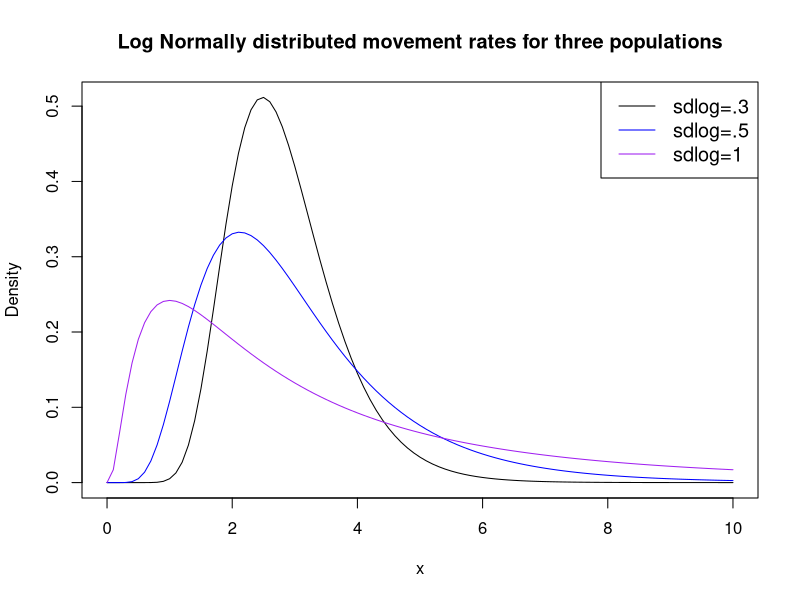
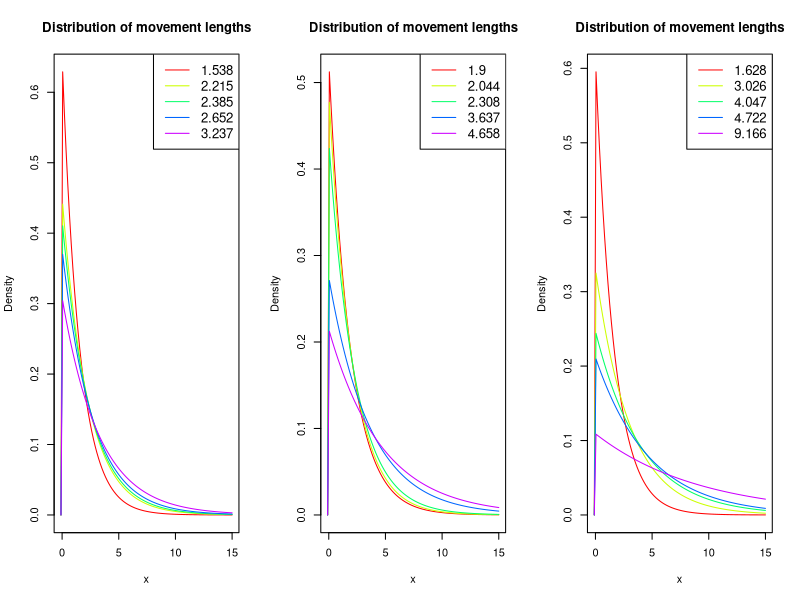
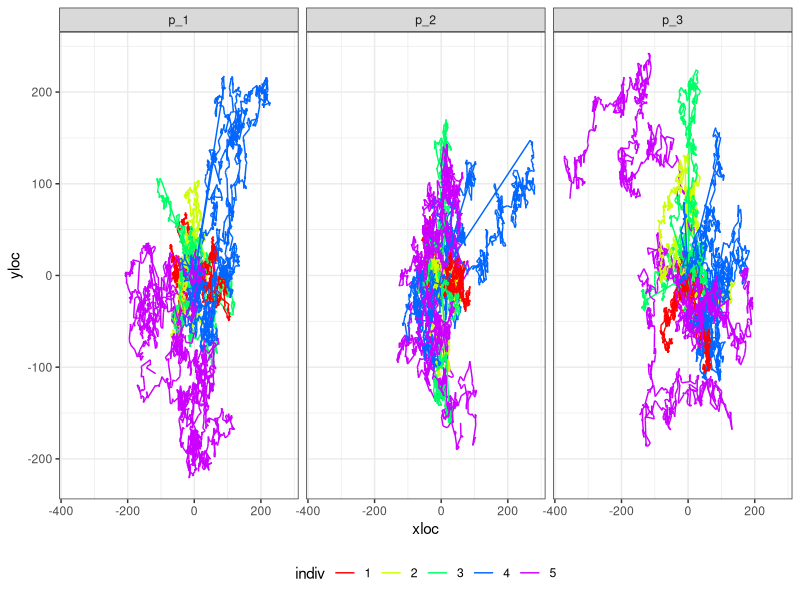
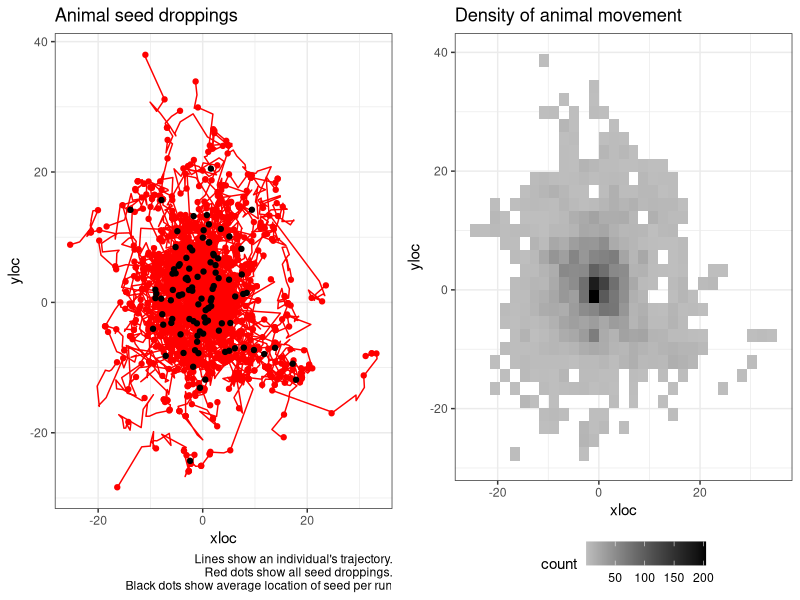
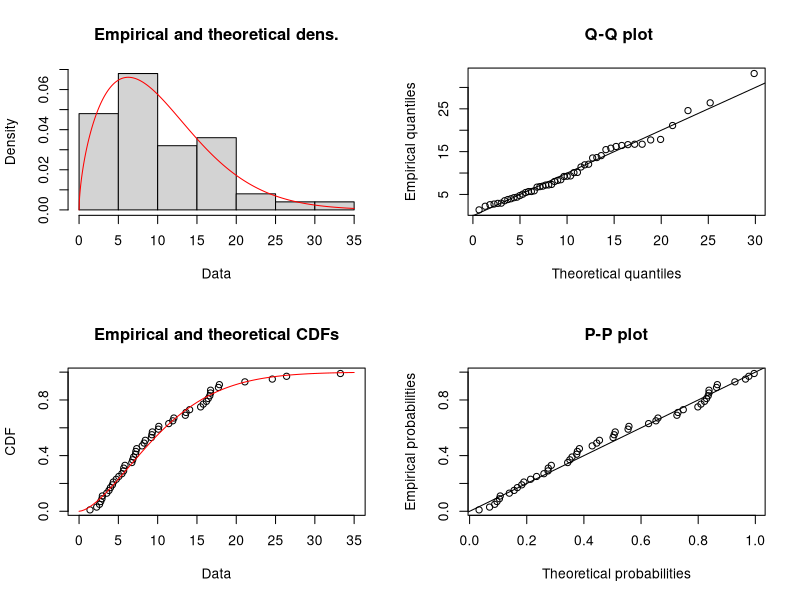
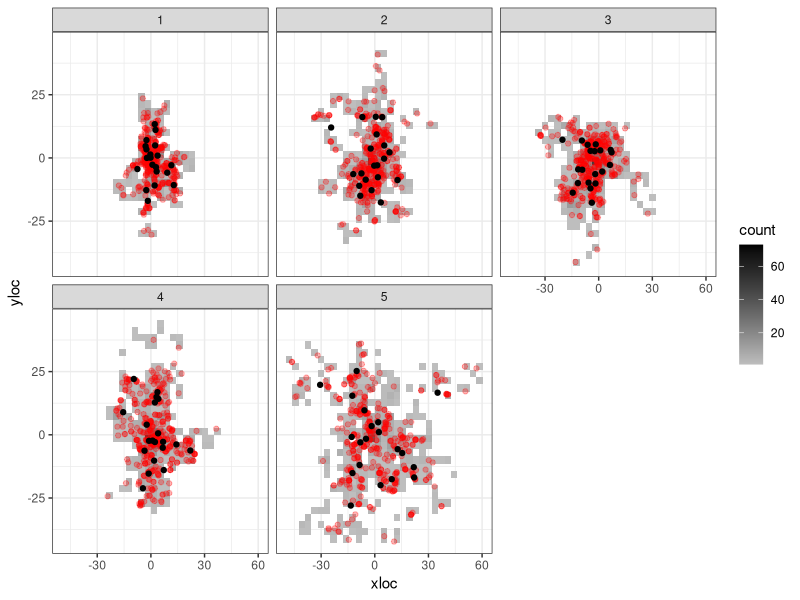
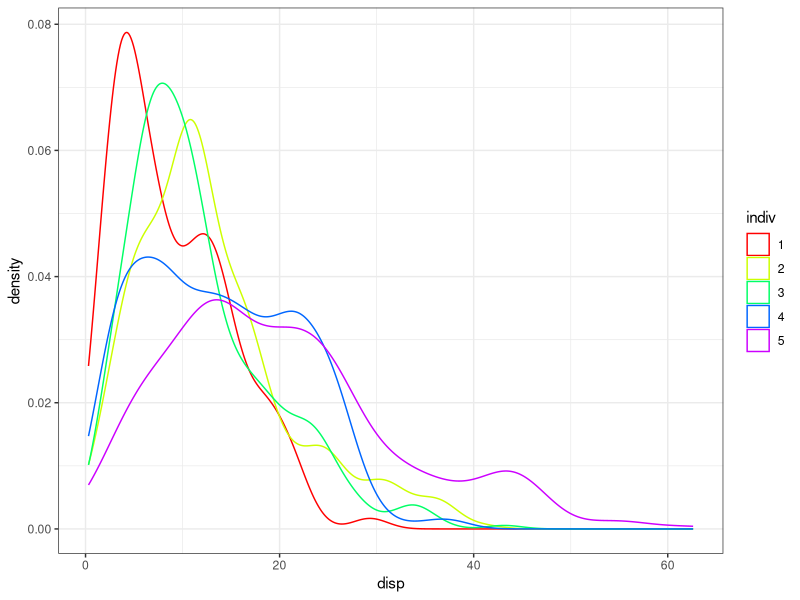
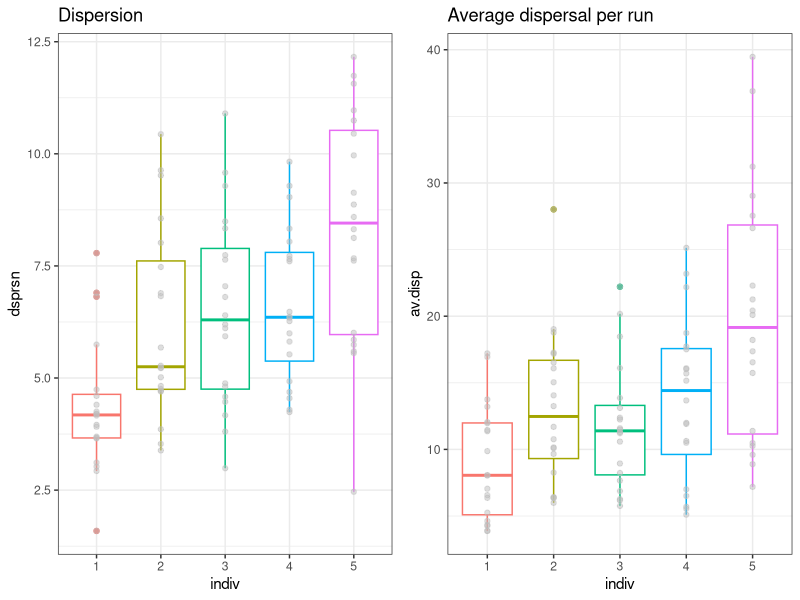

Source code (R) for these figures, in order:
## ---- chunk 1
knitr::opts_chunk$set(echo = FALSE, message = FALSE, warning = FALSE)
knitr::opts_chunk$set(fig.width=12, fig.height=6) 
## ---- chunk 2
library(dplyr)
library(tidyr)
library(ggplot2)
library(cowplot)
library(fitdistrplus)
library(Hmisc)
## ---- chunk 3
set.seed(98)

av.mov.rate <- 1
max.x <- 10

mycols <- c("black", "blue", "purple")
#create density plots
curve(dlnorm(x, meanlog=av.mov.rate, sdlog=0.3),
      from=0, to=max.x,
      col=mycols[1],
      main = 'Log Normally distributed movement rates for three populations', #add title
      ylab = 'Density', #change y-axis label
      )

curve(dlnorm(x, meanlog=av.mov.rate, sdlog=0.5), 
      from=0, to=max.x,
      col=mycols[2], add=TRUE)

curve(dlnorm(x, meanlog=av.mov.rate, sdlog=1), 
      from=0, to=max.x,
      col=mycols[3], add=TRUE)

#add legend
legend("topright", legend=c("sdlog=.3", "sdlog=.5", "sdlog=1"),
       col=mycols, lty=1, cex=1.2)
## ---- chunk 4
n.individuals <- 5
m_1 <- sort(round(rlnorm(n.individuals, meanlog = av.mov.rate, sdlog = 0.3),3))
m_2 <- sort(round(rlnorm(n.individuals, meanlog = av.mov.rate, sdlog = 0.5),3))
m_3 <- sort(round(rlnorm(n.individuals, meanlog = av.mov.rate, sdlog = 1),3))
## ---- chunk 5

par(mfrow=c(1,3))
mycols <- rainbow(n.individuals, s=1)

range <- c(-0.1,max.x+5)
#create density plots
#########################################################################
# Fist population
curve(dexp(x, 1/m_1[1]), #notice rate for exponential is 1/movement rate.
      from=range[1], to=range[2], 
      col=mycols[1],
      main = 'Distribution of movement lengths', #add title
      ylab = 'Density', #change y-axis label
      xlab = "x"
      )
for(i in 2:5){
  curve(dexp(x, 1/m_1[i]), 
        from=range[1], to=range[2],
        col=mycols[i], add=TRUE)
}

#add legend
legend("topright", legend= m_1,
       col=mycols, lty=1, cex=1.2)
#########################################################################
# Second population
curve(dexp(x, 1/m_2[1]), #notice rate for exponential is 1/movement rate.
      from=range[1], to=range[2], 
      col=mycols[1],
      main = 'Distribution of movement lengths', #add title
      ylab = 'Density', #change y-axis label
      xlab = "x"
      )
for(i in 2:5){
  curve(dexp(x, 1/m_2[i]), 
        from=range[1], to=range[2],
        col=mycols[i], add=TRUE)
}

#add legend
legend("topright", legend= m_2,
       col=mycols, lty=1, cex=1.2)

#########################################################################
# Third population
curve(dexp(x, 1/m_3[1]), #notice rate for exponential is 1/movement rate.
      from=range[1], to=range[2], 
      col=mycols[1],
      main = 'Distribution of movement lengths', #add title
      ylab = 'Density', #change y-axis label
      xlab = "x"
      )
for(i in 2:5){
  curve(dexp(x, 1/m_3[i]), 
        from=range[1], to=range[2],
        col=mycols[i], add=TRUE)
}

#add legend
legend("topright", legend= m_3,
       col=mycols, lty=1, cex=1.2)
## ---- chunk 6
sim_movement <- function(prm, t = 1000, plot.it = TRUE, return.data.frame = FALSE){
  tru.rate <- round(prm, 3)
  movedist <- rexp(t, rate = 1/tru.rate)
  angle <- runif(t, min = 0, max = 360)
  distx <- movedist*cos(angle)
  xloc <- c(0, cumsum(distx))
  disty <- movedist*sin(angle)
  yloc <- c(0, cumsum(disty))
  animalTraj <- data.frame(time = 0:t, xloc = xloc, yloc = yloc)
  if(plot.it == TRUE){
    plot(x = xloc, y = yloc, type = "l", main = paste("Rate=",tru.rate))
  }
  if(return.data.frame == TRUE){
    return(animalTraj)
  }
}
## ---- chunk 7
nruns <- 3
m.data <- data.frame(m_1, m_2, m_3)

df <- NULL

for(m in 1:3){
  m.0 <- m.data[m]
  for(j in 1:n.individuals){
  for(k in 1:nruns){
  a <- sim_movement(m_2[j], plot.it = FALSE, return.data.frame = TRUE) %>% 
    mutate(indiv = as.factor(j),
           run = paste0("r_", k),
           pop.id = paste0("p_",m))
  df <- rbind.data.frame(df, a)
}
}
  
}


df %>% 
  ggplot(., aes(x = xloc, y=yloc, group = run, color = indiv)) +
  facet_wrap(~pop.id) +
  geom_path() +
  scale_color_manual(values = mycols) +
  theme_bw() +
  theme(legend.position = "bottom") +
  NULL
## ---- chunk 8
sim_seeds <- function(nseeds = 20, m.prms = NULL,...){
  grt <- round(rgamma(nseeds, shape = 4, scale = 5))
  t.grt <- max(grt)

  df <- sim_movement(m.prms, t = t.grt, plot.it = FALSE, return.data.frame = TRUE)

  df %>% 
    left_join(., data.frame(s.id = 1:nseeds, time = grt), by = "time") %>% 
    mutate(disp = sqrt(xloc^2+yloc^2)) -> df
  
  return(df)
}

summ_seeds <- function(df = NULL){
  df %>% 
  drop_na(s.id) %>% 
  mutate(xi = (mean(xloc)-xloc)^2,
         yi = (mean(yloc)-yloc)^2) %>% 
  summarise(x = mean(xloc),
            y = mean(yloc),
            av.disp = mean(disp),
            se.disp = sd(disp)/sqrt(n()),
            dsprsn = sum(sqrt(xi+yi))/n()) -> s.df
  return(s.df)
}

# a <- sim_seeds(m.prms = m_1[1])
# summ_seeds(a)
## ---- chunk 9
nruns <- 100
ex.i <- 1
df <- NULL
summ.df <- NULL

for(j in 1:ex.i){
  for(k in 1:nruns){
    a <- sim_seeds(m.prms = m_1[j]) %>% 
      mutate(indiv = as.factor(j),
             run = factor(paste0("r_", k), levels = paste0("r_", 1:nruns)))
    
    b <- summ_seeds(a) %>% 
      mutate(indiv = as.factor(j),
             run = factor(paste0("r_", k), levels = paste0("r_", 1:nruns)))
    
    df <- rbind.data.frame(df, a) 
    summ.df <- rbind.data.frame(summ.df, b) 
}
}
## ---- chunk 10

df %>% 
  ggplot(., aes(x = xloc, y=yloc, 
                group = run,
                color = indiv)) +
  # facet_wrap(~run) +
  geom_path() +
  scale_color_manual(values = mycols) +
  geom_point(data = df %>% drop_na(s.id), 
             aes(x = xloc, y = yloc)) +
  geom_point(data = summ.df, aes(x = x, y=y), color = "black") +
  theme_bw() +
  labs(title = "Animal seed droppings", caption = "Lines show an individual's trajectory.\n Red dots show all seed droppings.\n Black dots show average location of seed per run") +
  theme(legend.position = "none") -> p1
# p1

df %>% 
  ggplot(., aes(x = xloc, y = yloc)) +
  # stat_density_2d(aes(fill = ..level..), geom = "polygon", colour="white") +
  geom_bin2d() +
  # geom_hex() +
  # scale_fill_continuous(type = "viridis") +
  scale_fill_gradient(low = "grey", high = "black") +
  # geom_point(data = df %>% drop_na(s.id), 
  #            aes(x = xloc, y = yloc), color = mycols[ex.i], alpha = 0.3) +
  # geom_point(data = summ.df, aes(x = x, y=y), color = "black") +
  theme_bw() +
  theme(legend.position = "bottom") +
  labs(title = "Density of animal movement") -> p2
# p2

cowplot::plot_grid(p1, p2)
  
# summ.df %>% 
#   ggplot(., aes(y = dsprsn)) +
#   geom_boxplot()
# 
# summ.df %>% 
#   ggplot(., aes(x = av.disp)) +
#   geom_density(color = "blue") + # for the average dispersal per run
#   geom_density(data = df %>% drop_na(s.id),
#                  aes(x = disp)) + # for every seed
#   theme_bw()
## ---- chunk 11
# s.df <- df %>% drop_na(s.id)

s.df <- df %>% drop_na(s.id) %>% 
  sample_n(., 50)
  


g <- fitdist(s.df$disp, distr = "weibull")
## ---- chunk 12
summary(g)
plot(g)

# library(MASS)
# fitdistr(s.df$disp, densfun = "weibull")
## ---- chunk 13
nruns <- 20

df <- NULL
summ.df <- NULL

for(j in 1:n.individuals){
  for(k in 1:nruns){
    a <- sim_seeds(m.prms = m_1[j]) %>% 
      mutate(indiv = as.factor(j),
             run = factor(paste0("r_", k), levels = paste0("r_", 1:nruns)))
    
    b <- summ_seeds(a) %>% 
      mutate(indiv = as.factor(j),
             run = factor(paste0("r_", k), levels = paste0("r_", 1:nruns)))
    
    df <- rbind.data.frame(df, a) 
    summ.df <- rbind.data.frame(summ.df, b) 
}
}
## ---- chunk 14
df %>% 
  ggplot(., aes(x = xloc, y = yloc)) +
  facet_wrap(~indiv) +
  # stat_density_2d(aes(fill = ..level..), geom = "polygon", colour="white") +
  geom_bin2d() +
  # geom_hex() +
  # scale_fill_continuous(type = "viridis") +
  scale_fill_gradient(low = "grey", high = "black") +
  geom_point(data = df %>% drop_na(s.id),
             aes(x = xloc, y = yloc), color = "red", alpha = 0.3) +
  geom_point(data = summ.df, aes(x = x, y=y), color = "black") +
  theme_bw()
## ---- chunk 15
df %>% 
  drop_na(s.id) %>% 
  ggplot(., aes(x = disp, color = indiv)) +
  geom_density() +
  scale_color_manual(values = mycols) +
  theme_bw()

## ---- chunk 16
summ.df %>% 
  ggplot(., aes(y = dsprsn, x = indiv, color = indiv)) +
  geom_boxplot() +
  geom_point(color = "grey", alpha = 0.5) +
  labs(title = "Dispersion") +
  theme_bw() +
  theme(legend.position = "none") -> p1
# p1

summ.df %>% 
  ggplot(., aes(y = av.disp, x = indiv, color = indiv)) +
  geom_boxplot() +
  geom_point(color = "grey", alpha = 0.5) +
  labs(title = "Average dispersal per run") +
  theme_bw() +
  theme(legend.position = "none") -> p2
# p2

plot_grid(p1, p2)
## ---- chunk 17
n.boots <- 10
samp.size <- 30
weib.boot <- NULL

for(j in 1:n.boots){
      s.df <- df %>% drop_na(s.id) %>%
      group_by(indiv) %>%
      sample_n(., samp.size)
    
    # s.df <- df %>% drop_na(s.id)
    
    weib.fits <- NULL
    
    for(i in 1:n.individuals){
      dat <- s.df %>% 
        filter(indiv == i)
      #g <- fitdist(dat$disp, distr = "weibull", method = 'mle', lower = c(0,0))
      g <- fitdistr(dat$disp, densfun = "weibull", lower = c(0,0))
      prms.weib <- data.frame(est.shape = as.numeric(g$estimate[1]),
                              est.scale = as.numeric(g$estimate[2]),
                              loglik = g$loglik, indiv = i)
      weib.fits <- rbind.data.frame(weib.fits, prms.weib)
      # plot(g)
    }
    
    weib.boot <- rbind.data.frame(weib.boot, weib.fits %>% mutate(boot = j))
}

# weib.boot
## ---- chunk 18
weib.boot.pool <- NULL

for(j in 1:n.boots){
      s.df <- df %>% drop_na(s.id) %>%
      sample_n(., samp.size)

    
    g <- fitdistr(s.df$disp, densfun = "weibull", lower = c(0,0))
    
    prms.weib <- data.frame(est.shape = as.numeric(g$estimate[1]),
                              est.scale = as.numeric(g$estimate[2]),
                              loglik = g$loglik, indiv = 0)
    
    weib.boot.pool <- rbind.data.frame(weib.boot.pool, prms.weib %>% mutate(boot = j))
}

## ---- chunk 19

weib.boot %>% 
  rbind.data.frame(., weib.boot.pool) -> weib.boot

weib.boot %>% 
  ggplot(., aes(x = factor(indiv), y = est.shape, color = factor(indiv))) +
  geom_violin() +
  scale_color_manual(values = c("black", mycols)) +
  # geom_boxplot(width = 0.1) +
  # geom_point(color = "grey", alpha = 0.5) +
  stat_summary(fun.data=mean_sdl, mult=1, 
                 geom="pointrange", color="black") +
  labs(title = "Shape") +
  theme_bw() -> p1
# p1

weib.boot %>% 
  ggplot(., aes(x = factor(indiv), y = est.scale, color = factor(indiv))) +
  geom_violin() +
  scale_color_manual(values = c("black", mycols)) +
  #geom_boxplot(width = 0.1) +
  # geom_point() +
  stat_summary(fun.data=mean_sdl, mult=1, 
                 geom="pointrange", color="black") +
  labs(title = "Scale") +
  theme_bw() -> p2

plot_grid(p1, p2)
## ---- chunk 20
weib.curves <- NULL

for(i in 1:5){
  weib.boot %>% 
  filter(indiv == i) -> a

  b <- purrr::map(seq(1:nrow(a)), function(y)
    stat_function(fun = dweibull, args = list(scale = a$est.scale[y], shape = a$est.shape[y]), color = mycols[i], alpha = 0.3))
  
  weib.curves <- append(weib.curves, b)
}

weib.boot %>% 
  filter(indiv == 0) -> c
weib.curves.pool <- purrr::map(seq(1:nrow(a)), function(y)
    stat_function(fun = dweibull, args = list(scale = c$est.scale[y], shape = c$est.shape[y]), color = "black", alpha = 0.8))


# ggplot(data = data.frame(x = c(1, 60)), aes(x)) +
#   weib.curves +
#   ylab("Density") + xlab("Distance (m)") +
#   theme_bw()  +
#   theme(legend.position = c(0.7, 0.7),
#         legend.title = element_blank()) 
df %>%
  drop_na(s.id) %>% 
  ggplot(., aes(x = disp)) +
  geom_histogram(aes(y = ..density..), fill = "grey") +
  theme_bw() -> p
# p
# 
# p +
#   stat_function(fun = dweibull, args = list(scale = weib.boot$est.scale[1], shape = weib.boot$est.shape[1]), color = "red")

p + 
  weib.curves +
  weib.curves.pool
  

## ---- chunk 21

# For second population
df2 <- NULL
summ.df2 <- NULL

for(j in 1:n.individuals){
  for(k in 1:nruns){
    a <- sim_seeds(m.prms = m_2[j]) %>% 
      mutate(indiv = as.factor(j),
             run = factor(paste0("r_", k), levels = paste0("r_", 1:nruns)))
    
    b <- summ_seeds(a) %>% 
      mutate(indiv = as.factor(j),
             run = factor(paste0("r_", k), levels = paste0("r_", 1:nruns)))
    
    df2 <- rbind.data.frame(df2, a) 
    summ.df2 <- rbind.data.frame(summ.df2, b) 
  }
}

# #If we wanted to visualize 
# summ.df2 %>% 
#   ggplot(., aes(y = dsprsn, x = indiv, color = indiv)) +
#   geom_boxplot() +
#   geom_point(color = "grey", alpha = 0.5) +
#   labs(title = "Dispersion") +
#   theme_bw() +
#   theme(legend.position = "none") -> p1
# # p1
# 
# summ.df2 %>% 
#   ggplot(., aes(y = av.disp, x = indiv, color = indiv)) +
#   geom_boxplot() +
#   geom_point(color = "grey", alpha = 0.5) +
#   labs(title = "Average dispersal per run") +
#   theme_bw() +
#   theme(legend.position = "none") -> p2
# # p2
# 
# plot_grid(p1, p2)

########################################################
# Bootstrap for individuals
weib.boot2 <- NULL

for(j in 1:n.boots){
  s.df <- df2 %>% drop_na(s.id) %>%
    group_by(indiv) %>%
    sample_n(., samp.size)
  
  # s.df <- df %>% drop_na(s.id)
  
  weib.fits <- NULL
  
  for(i in 1:n.individuals){
    dat <- s.df %>% 
      filter(indiv == i)
    #g <- fitdist(dat$disp, distr = "weibull", method = 'mle', lower = c(0,0))
    g <- fitdistr(dat$disp, densfun = "weibull", lower = c(0,0))
    prms.weib <- data.frame(est.shape = as.numeric(g$estimate[1]),
                            est.scale = as.numeric(g$estimate[2]),
                            loglik = g$loglik, indiv = i)
    weib.fits <- rbind.data.frame(weib.fits, prms.weib)
    # plot(g)
  }
  
  weib.boot2 <- rbind.data.frame(weib.boot2, weib.fits %>% mutate(boot = j))
}

# Pooled bootstrap
weib.boot.pool2 <- NULL

for(j in 1:n.boots){
  s.df <- df2 %>% drop_na(s.id) %>%
    sample_n(., samp.size)
  
  
  g <- fitdistr(s.df$disp, densfun = "weibull", lower = c(0,0))
  
  prms.weib <- data.frame(est.shape = as.numeric(g$estimate[1]),
                          est.scale = as.numeric(g$estimate[2]),
                          loglik = g$loglik, indiv = 0)
  
  weib.boot.pool2 <- rbind.data.frame(weib.boot.pool2, prms.weib %>% mutate(boot = j))
}
## ---- chunk 22

# For Third population
df3 <- NULL
summ.df3 <- NULL

for(j in 1:n.individuals){
  for(k in 1:nruns){
    a <- sim_seeds(m.prms = m_3[j]) %>% 
      mutate(indiv = as.factor(j),
             run = factor(paste0("r_", k), levels = paste0("r_", 1:nruns)))
    
    b <- summ_seeds(a) %>% 
      mutate(indiv = as.factor(j),
             run = factor(paste0("r_", k), levels = paste0("r_", 1:nruns)))
    
    df3 <- rbind.data.frame(df3, a) 
    summ.df3 <- rbind.data.frame(summ.df3, b) 
  }
}

# #If we wanted to visualize 
# summ.df3 %>% 
#   ggplot(., aes(y = dsprsn, x = indiv, color = indiv)) +
#   geom_boxplot() +
#   geom_point(color = "grey", alpha = 0.5) +
#   labs(title = "Dispersion") +
#   theme_bw() +
#   theme(legend.position = "none") -> p1
# # p1
# 
# summ.df3 %>% 
#   ggplot(., aes(y = av.disp, x = indiv, color = indiv)) +
#   geom_boxplot() +
#   geom_point(color = "grey", alpha = 0.5) +
#   labs(title = "Average dispersal per run") +
#   theme_bw() +
#   theme(legend.position = "none") -> p2
# # p2
# 
# plot_grid(p1, p2)

########################################################
# Bootstrap for individuals
weib.boot3 <- NULL

for(j in 1:n.boots){
  s.df <- df3 %>% drop_na(s.id) %>%
    group_by(indiv) %>%
    sample_n(., samp.size)
  
  # s.df <- df %>% drop_na(s.id)
  
  weib.fits <- NULL
  
  for(i in 1:n.individuals){
    dat <- s.df %>% 
      filter(indiv == i)
    #g <- fitdist(dat$disp, distr = "weibull", method = 'mle', lower = c(0,0))
    g <- fitdistr(dat$disp, densfun = "weibull", lower = c(0,0))
    prms.weib <- data.frame(est.shape = as.numeric(g$estimate[1]),
                            est.scale = as.numeric(g$estimate[2]),
                            loglik = g$loglik, indiv = i)
    weib.fits <- rbind.data.frame(weib.fits, prms.weib)
    # plot(g)
  }
  
  weib.boot3 <- rbind.data.frame(weib.boot3, weib.fits %>% mutate(boot = j))
}

# Pooled bootstrap
weib.boot.pool3 <- NULL

for(j in 1:n.boots){
  s.df <- df3 %>% drop_na(s.id) %>%
    sample_n(., samp.size)
  
  
  g <- fitdistr(s.df$disp, densfun = "weibull", lower = c(0,0))
  
  prms.weib <- data.frame(est.shape = as.numeric(g$estimate[1]),
                          est.scale = as.numeric(g$estimate[2]),
                          loglik = g$loglik, indiv = 0)
  
  weib.boot.pool3 <- rbind.data.frame(weib.boot.pool3, prms.weib %>% mutate(boot = j))
}
## ---- chunk 23

weib.boot.pool %>% 
  mutate(popu = 1) %>% 
  bind_rows(., weib.boot.pool2 %>% 
              mutate(popu = 2)) %>% 
  bind_rows(., weib.boot.pool3 %>% 
              mutate(popu = 3)) -> weib.boot.pool

weib.boot.pool %>% 
  ggplot(., aes(x = factor(popu), y = est.shape, color = factor(popu))) +
  geom_violin() +
  # scale_color_manual(values = c("black", mycols)) +
  # geom_boxplot(width = 0.1) +
  # geom_point(color = "grey", alpha = 0.5) +
  stat_summary(fun.data=mean_sdl, mult=1, 
                 geom="pointrange", color="black") +
  labs(title = "Shape") +
  theme_bw() -> p1
# p1

weib.boot.pool %>% 
  ggplot(., aes(x = factor(popu), y = est.scale, color = factor(popu))) +
  geom_violin() +
  # scale_color_manual(values = c("black", mycols)) +
  #geom_boxplot(width = 0.1) +
  # geom_point() +
  stat_summary(fun.data=mean_sdl, mult=1, 
                 geom="pointrange", color="black") +
  labs(title = "Scale") +
  theme_bw() -> p2

plot_grid(p1, p2)
## ---- chunk 24
summ.df %>% 
  mutate(popu = 1) %>% 
  bind_rows(summ.df2 %>% 
              mutate(popu = 2)) %>% 
  bind_rows(., summ.df3 %>% 
              mutate(popu = 3)) %>% 
  ggplot(., aes(y = dsprsn, x = factor(popu), color = factor(popu))) +
  geom_boxplot() +
  geom_point(color = "grey", alpha = 0.5) +
  labs(title = "Dispersion") +
  theme_bw() +
  theme(legend.position = "none") -> p1
# p1

summ.df %>% 
  mutate(popu = 1) %>% 
  bind_rows(summ.df2 %>% 
              mutate(popu = 2)) %>% 
  bind_rows(., summ.df3 %>% 
              mutate(popu = 3)) %>% 
  ggplot(., aes(y = av.disp, x = factor(popu), color = factor(popu))) +
  geom_boxplot() +
  geom_point(color = "grey", alpha = 0.5) +
  labs(title = "Average dispersal per run") +
  theme_bw() +
  theme(legend.position = "none") -> p2
# p2

plot_grid(p1, p2)
